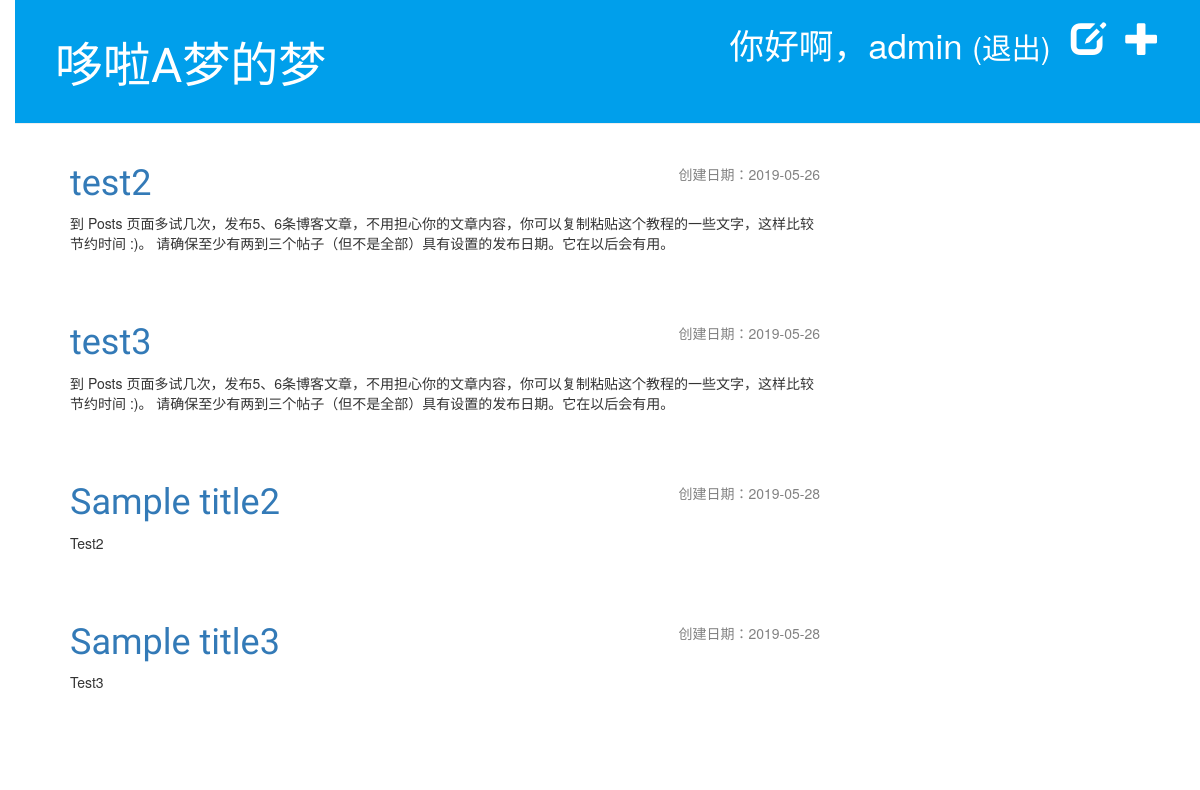
Before: /drafts/ (signed in) with the older database file.
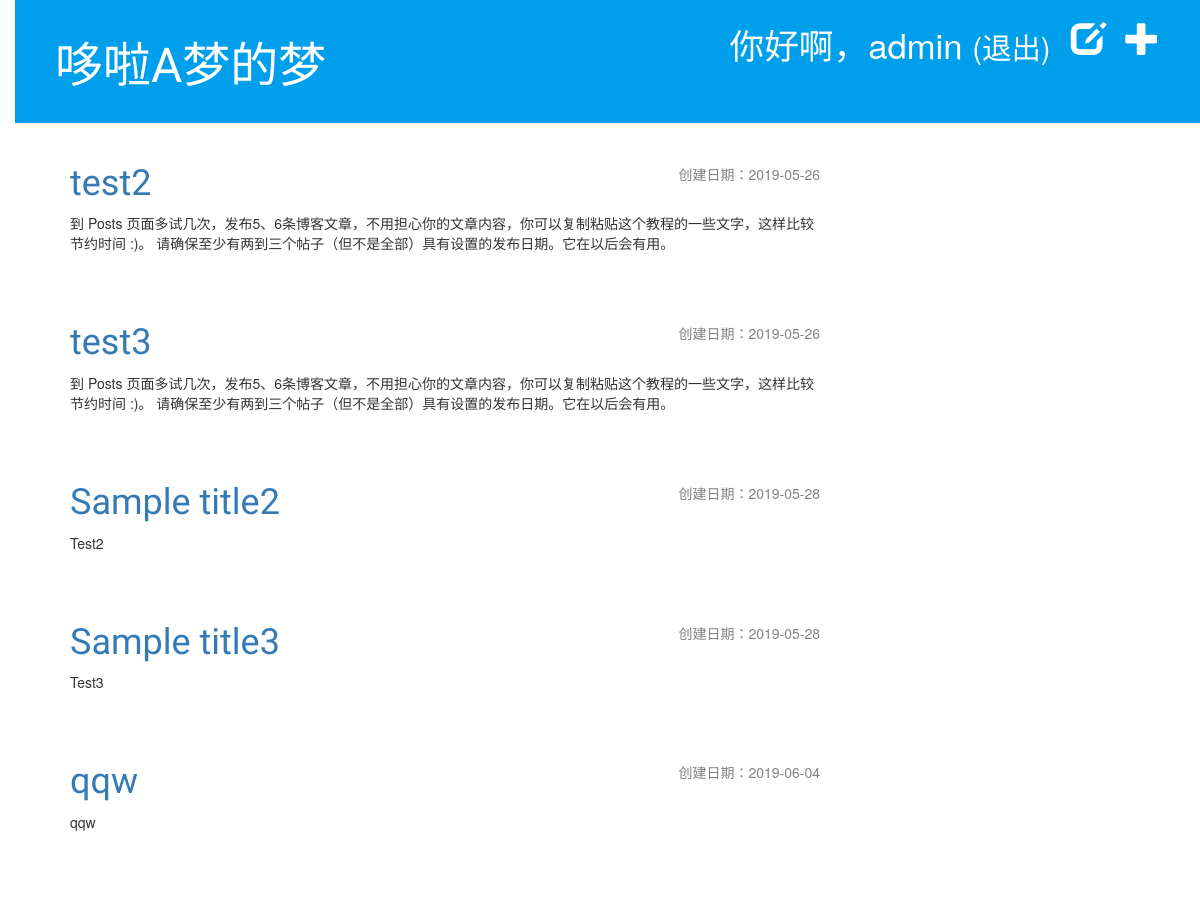
After: the same page with the newer database file.
### blog/models.py (models this page shows, shortened)
class Post(models.Model):
    author = models.ForeignKey('auth.User', on_delete=models.CASCADE)
    title = models.CharField(max_length=200)
    text = models.TextField()
    created_date = models.DateTimeField(
            default=timezone.now)
    published_date = models.DateTimeField(
            blank=True, null=True)

### blog/views.py (the view)
# urls.py: path('drafts/', views.post_draft_list, name='post_draft_list'),
@login_required
def post_draft_list(request):
    posts = Post.objects.filter(published_date__isnull=True).order_by('created_date')
    return render(request, 'blog/post_draft_list.html', {'posts': posts})

### blog/templates/blog/post_draft_list.html
{% extends 'blog/base.html' %}
{% block content %}
    {% for post in posts %}
        <div class="post">
            <p class="date">创建日期：{{ post.created_date|date:'Y-m-d' }}</p>
            <a href="{% url 'post_detail' pk=post.pk %}"><h1>{{ post.title }}</h1></a>
            <p>{{ post.text|truncatechars:200 }}</p>
        </div>
    {% endfor %}
{% endblock %}

Changed rows visible on the page:
added Post: created_date "2019-06-04", title "qqw", text "qqw"
